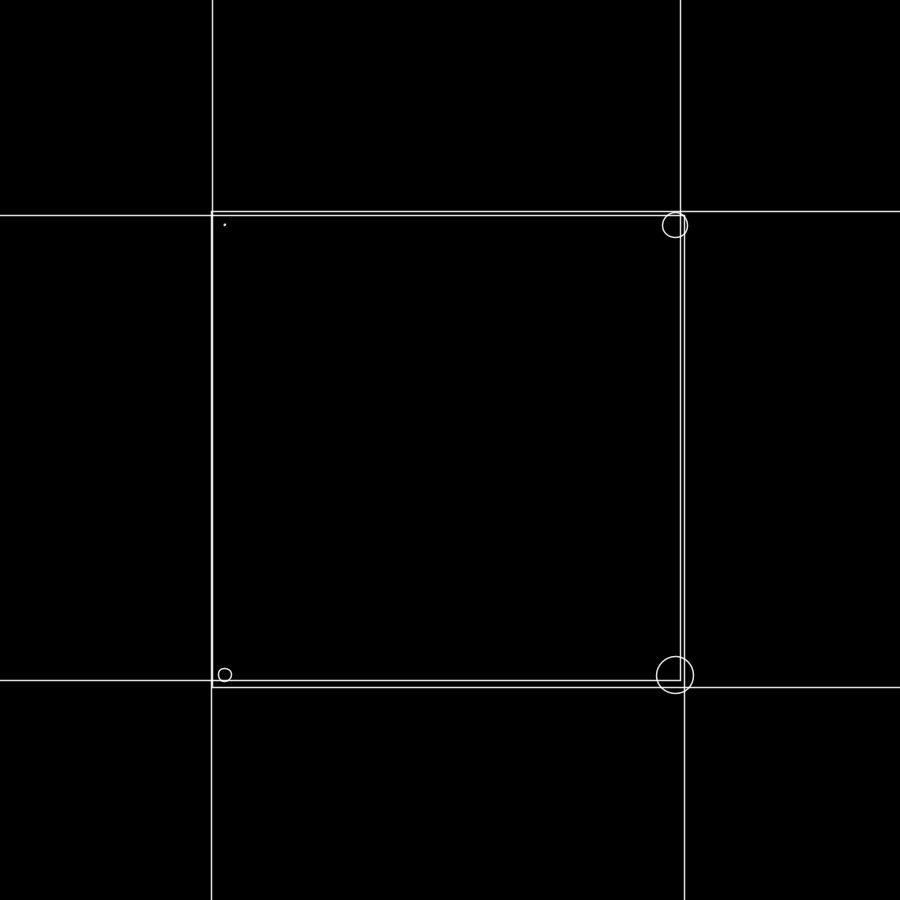
Frame 1 (no input)
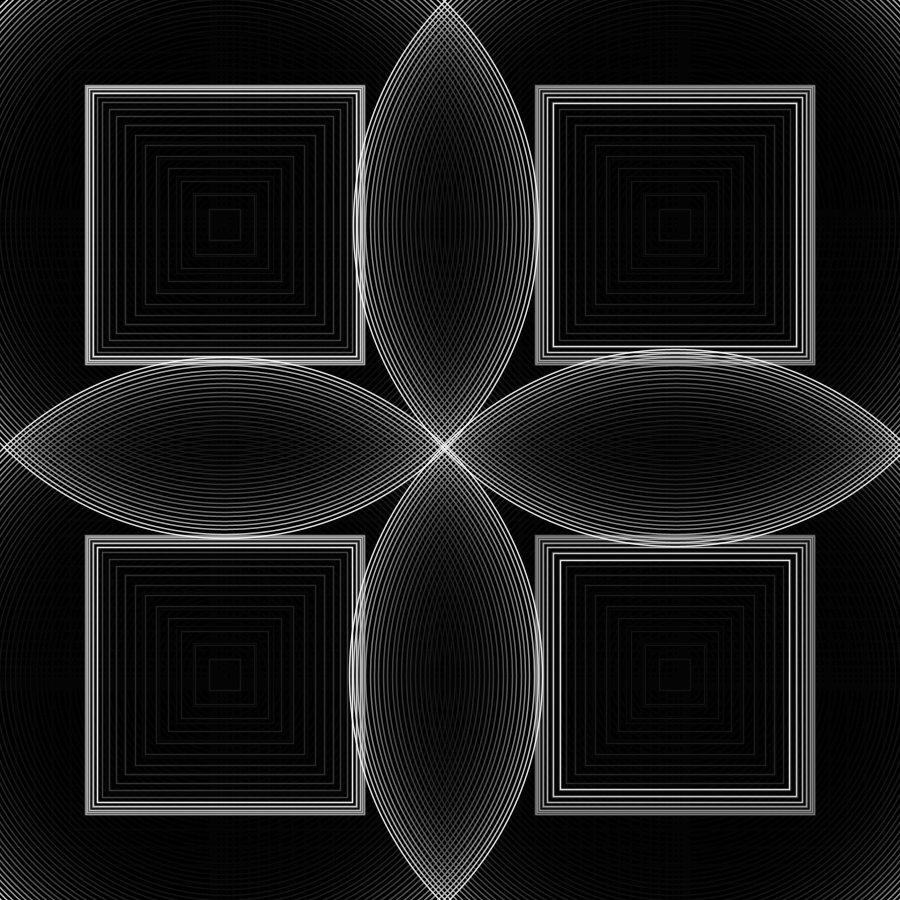
Frame 60 (the mouse pressed at the canvas centre just before this capture)
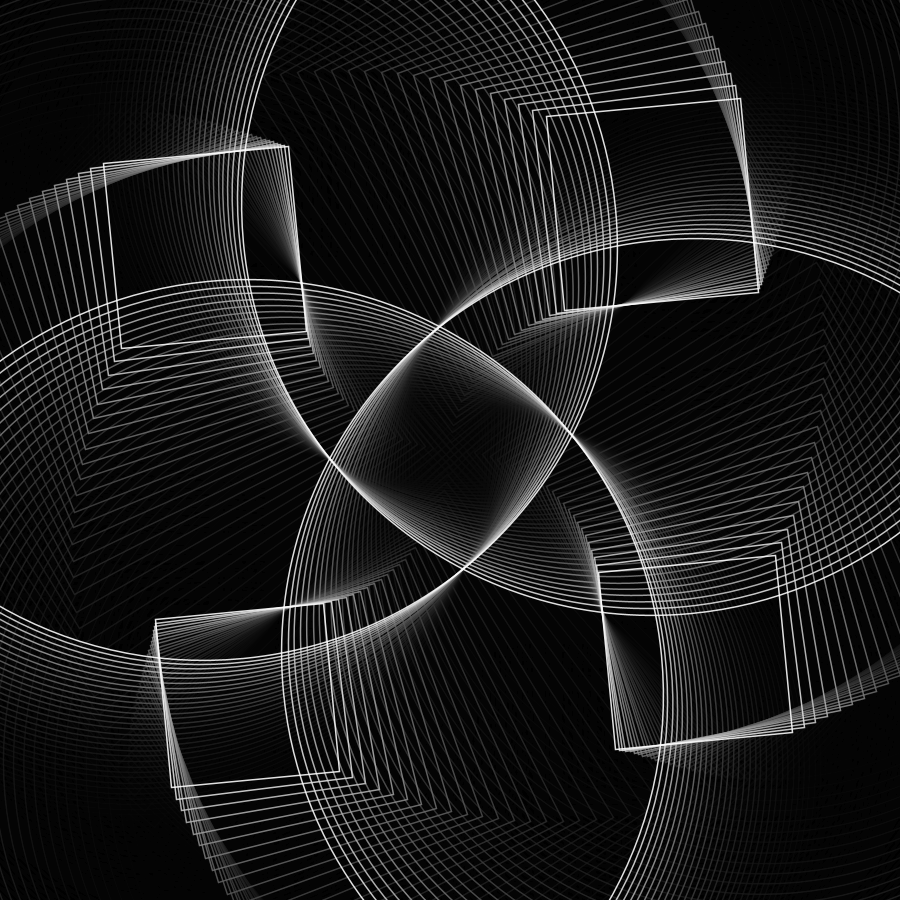
Frame 120 (the mouse held since frame 60 and released just before this capture)

The Processing sketch that drew these frames (run headless with seeded random() and noise(); from frame 60 on, the mouse is pressed at the canvas centre):

// Processing sketch: processing_153334
// ── processing_153334.pde


/*
 * Creative Coding
 * Week 2, 06 - Moving Patterns 2
 * by Indae Hwang and Jon McCormack
 * Copyright (c) 2014 Monash University
 *
 * Similar to the previous sketch, this sketch draws a grid of oscillating circles. Each circle has a "lifetime"
 * over which it grows and changes intensity and opacity. At the end of each lifetime the circle begins again.
 * Pressing the left and right arrow keys changes the lifetime of all the circles globally.
 * 
 */
 
 /*
 * From the workshop at Monash University in FutureLearn
 * Adjustemets by Pablo Rosero
 * www.pablorosero.com
 */
 



// variable used to store the current frame rate value
float frame_rate_value = 10;
float t = 0.0;
void setup() {

  // make the display window the full size of the screen
  size(900, 900);

  frame_rate_value = 12;
  rectMode(CENTER);
  background(0);
}

void draw() {
  noStroke();
  fill(0, 30);
  rect(0, 0, 900*2, 900*2);
  
  translate(900/2, 900/2);
  scale(0.5);
  rotate(t);
  t += map(mouseY, 0, 900, 0, 0.05);
  myShape();
}


void myShape() {



  frame_rate_value = map(mouseX, 0, 900, 120, 200);

  int num = 2;
  int margin = 0;
  float gutter = 0; //distance between each cell
  float cellsize = ( width - (2 * margin) - gutter * (num - 1) ) / (num - 1);

  int circleNumber = 0; // counter
  for (int i=0; i<num; i++) {
    for (int j=0; j<num; j++) {
      circleNumber = (i * num) + j; // different way to calculate the circle number from w2_04

      float tx = margin + cellsize * i + gutter * i;
      float ty = margin + cellsize * j + gutter * j;

      movingCircle(tx, ty, cellsize, circleNumber);
    }
  }
} //end of draw 


void movingCircle(float x, float y, float size, int offset) {

  float circlePeriod = (float)frame_rate_value;
  float circleAge = (float)((frameCount + offset) % (int)circlePeriod) / circlePeriod;
  float circleSize = size * 2.0 * sin(circleAge * HALF_PI);

  float aSize = size * 2 * cos(circleAge * map(mouseY, 0, 900, TWO_PI, 0));
  
  strokeWeight(3);
  stroke(255, 224);
  noFill();

  rect(x-size/2, y-size/2, circleSize+aSize, circleSize+aSize);
  ellipse(x-size/2, y-size/2, circleSize-20, circleSize-20);
  
}
